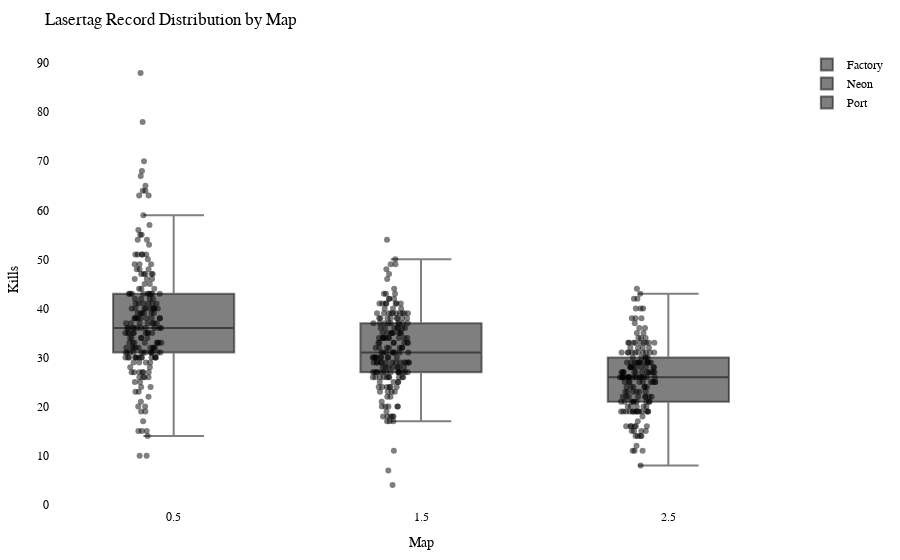

Here is the notebook cell this chart was saved with:
### Code cell
import plotly.graph_objects as go
import plotly.io as pio

df = getRecordsDataframe(minigame="Lasertag")

# Calculate the offset for centering the data points
num_columns = len(df.columns)
offset = 0.5

# Create a Swarm plot using Plotly
fig = go.Figure()

for i, column in enumerate(df.columns):
    x_values = [i + offset] * len(df[column])  # Adjust x-values with offset for horizontal centering
    fig.add_trace(go.Box(x=x_values,
                         y=df[column],
                         name=column,
                         boxpoints='all',
                         pointpos=-0.5,  # Adjust point position to prevent overlapping
                         marker=dict(color='rgba(0,0,0,0.5)', size=6),  # Adjust marker color and size
                         hovertext=df.index,
                         hoverinfo='text+y'))

fig.update_layout(title="Lasertag Record Distribution by Map",
                  xaxis=dict(title="Map"),
                  yaxis=dict(title="Kills"),
                  showlegend=True,
                  font=dict(family="Arial", size=12, color="black"),  # Customize font
                  plot_bgcolor="white",  # Set background color
                  margin=dict(l=50, r=50, t=50, b=50),  # Adjust margins for better layout
                  )

pio.show(fig)

pio.write_html(fig, "out/laser_swarm_plot.html")

### Figure 1 — Plotly figure (JSON) as saved in the notebook; plotly's stock layout.template omitted (floating-point values rounded to 4 significant figures; data arrays with more than 128 entries replaced by an {"elided": "..."} marker saying what was removed)
{"data": [{"boxpoints": "all", "hoverinfo": "text+y", "hovertext": {"elided": "211 str values"}, "marker": {"color": "rgba(0,0,0,0.5)", "size": 6}, "name": "Factory", "pointpos": -0.5, "type": "box", "x": {"elided": "211 float values"}, "y": {"elided": "211 int values"}}, {"boxpoints": "all", "hoverinfo": "text+y", "hovertext": {"elided": "211 str values"}, "marker": {"color": "rgba(0,0,0,0.5)", "size": 6}, "name": "Neon", "pointpos": -0.5, "type": "box", "x": {"elided": "211 float values"}, "y": {"elided": "211 int values"}}, {"boxpoints": "all", "hoverinfo": "text+y", "hovertext": {"elided": "211 str values"}, "marker": {"color": "rgba(0,0,0,0.5)", "size": 6}, "name": "Port", "pointpos": -0.5, "type": "box", "x": {"elided": "211 float values"}, "y": {"elided": "211 int values"}}], "layout": {"font": {"color": "black", "family": "Arial", "size": 12}, "margin": {"b": 50, "l": 50, "r": 50, "t": 50}, "plot_bgcolor": "white", "showlegend": true, "title": {"text": "Lasertag Record Distribution by Map"}, "xaxis": {"title": {"text": "Map"}}, "yaxis": {"title": {"text": "Kills"}}}}
